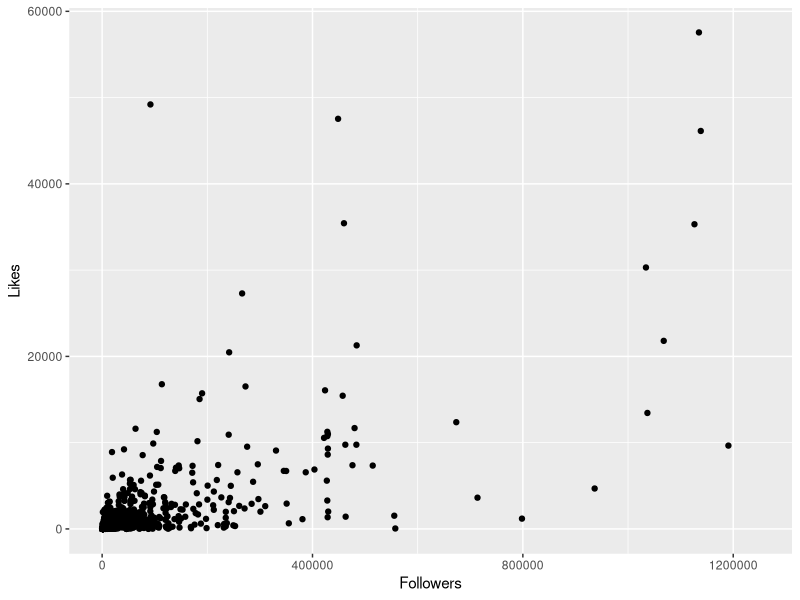

Write the R code that produced this figure.
# QAnon #SaveOurChildren Study
# Rachel Moran

# load libraries
library(tidyverse)
library(dplyr)

# read in original data
saveourchildren <- read.csv("CT - saveourchildren.csv")
childlivesmatter <- read.csv("CT - childlivesmatter.csv")
savethechildren <- read.csv("CT - savethechildren.csv")
endchildtrafficking <- read.csv("CT - endchildtrafficking.csv")

# add tags to each data frame as identifiers of original data frame
saveourchildren <- saveourchildren %>% 
  mutate(tag = "SOC")

childlivesmatter <- childlivesmatter %>% 
  mutate(tag = "CLM")

savethechildren <- savethechildren %>% 
  mutate(tag = "STC")

endchildtrafficking <- endchildtrafficking %>% 
  mutate(tag = "ECT")

# combine the four data frames into one
fulldata <- rbind(savethechildren, saveourchildren, childlivesmatter, 
                  endchildtrafficking)

# select which columns are necessary (check google doc for more details)
data <- fulldata %>% 
  select(tag, User.Name, Created, Followers.at.Posting, Likes, Comments,
         Total.Interactions, Description, Image.Text, URL, Photo) 

# remove the duplicated posts across tags
# note: only one of the tags is kept, I haven't figured out how to note both 
# tags on duplicated posts yet
data <- distinct(data, URL, .keep_all = TRUE)

write.csv(data,"instagram data.csv", row.names = TRUE)

# ------------------------ followers vs. x plots ------------------------------
# edit data frame to remove rows with N/A listed for followers at posting then
# add a row with the values as a number (currently reading as a string)
follow_data <- data %>% 
  filter(Followers.at.Posting != "N/A") %>% 
  mutate(Followers = as.numeric(Followers.at.Posting))

# 
likes_vs_followers <- ggplot(follow_data, aes(x= Followers, y= Likes)) + 
  geom_point() + xlim(0,1250000)

plot(likes_vs_followers)



# Find Frequent Posters in data
freq_posters <- count(data, User.Name, sort = TRUE)
freq_posters <- freq_posters %>% filter(n > 1)
